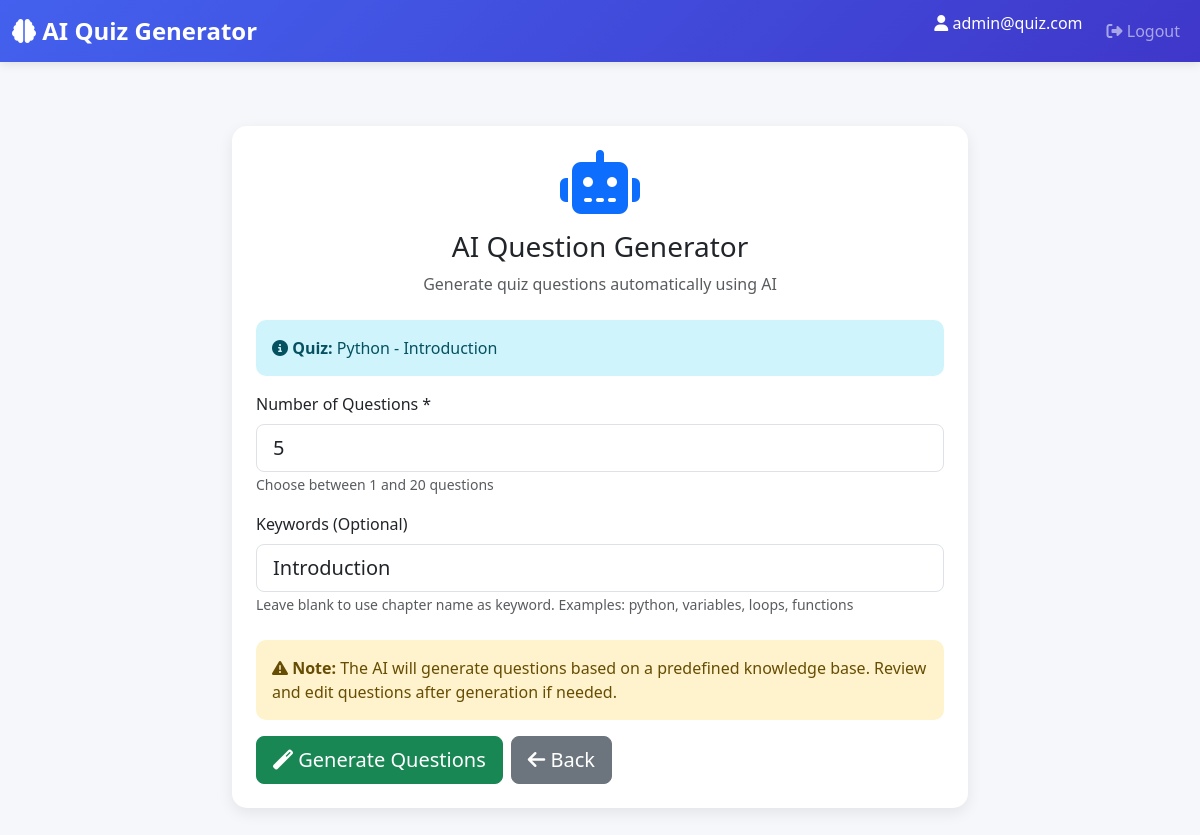
/admin/quiz/1/generate-ai (signed in), run on the app's committed database.
### models.py (models this page shows, shortened)
class User(db.Model):
    __tablename__ = 'users'
    id = db.Column(db.Integer, primary_key=True)
    username = db.Column(db.String(120), unique=True, nullable=False)
    password = db.Column(db.String(200), nullable=False)
    full_name = db.Column(db.String(100), nullable=False)
    qualification = db.Column(db.String(100))
    date_of_birth = db.Column(db.Date)
    is_admin = db.Column(db.Boolean, default=False)
    created_at = db.Column(db.DateTime, default=datetime.utcnow)
    scores = db.relationship('Score', backref='user', lazy=True, cascade='all, delete-orphan')

class Subject(db.Model):
    __tablename__ = 'subjects'
    id = db.Column(db.Integer, primary_key=True)
    name = db.Column(db.String(100), nullable=False)
    description = db.Column(db.Text)
    created_at = db.Column(db.DateTime, default=datetime.utcnow)
    chapters = db.relationship('Chapter', backref='subject', lazy=True, cascade='all, delete-orphan')

class Chapter(db.Model):
    __tablename__ = 'chapters'
    id = db.Column(db.Integer, primary_key=True)
    subject_id = db.Column(db.Integer, db.ForeignKey('subjects.id'), nullable=False)
    name = db.Column(db.String(100), nullable=False)
    description = db.Column(db.Text)
    created_at = db.Column(db.DateTime, default=datetime.utcnow)
    quizzes = db.relationship('Quiz', backref='chapter', lazy=True, cascade='all, delete-orphan')

### app.py (the view, shortened to what this page needs)
@app.route('/admin/quiz/<int:quiz_id>/generate-ai', methods=['GET', 'POST'])
@admin_required
def generate_ai_questions(quiz_id):
    quiz = Quiz.query.get_or_404(quiz_id)
    return render_template('generate_ai_questions.html', quiz=quiz)

### app.py (called while the page is built)
def admin_required(f):
    @wraps(f)
    def decorated_function(*args, **kwargs):
        if 'user_id' not in session:
            flash('Please login first', 'warning')
            return redirect(url_for('login'))
        user = User.query.get(session['user_id'])
        if not user or not user.is_admin:
            flash('Access denied. Admin only.', 'danger')
            return redirect(url_for('user_dashboard'))
        return f(*args, **kwargs)
    return decorated_function

### templates/generate_ai_questions.html (shortened to what this page needs)
{% extends "base.html" %}
{% block content %}
<div class="container py-5">
    <div class="row justify-content-center">
        <div class="col-md-8">
            <div class="card">
                <div class="card-body p-4">
                    <div class="text-center mb-4">
                        <i class="fas fa-robot fa-4x text-primary mb-3"></i>
                        <h3 class="card-title">AI Question Generator</h3>
                        <p class="text-muted">Generate quiz questions automatically using AI</p>
                    </div>
                    <div class="alert alert-info">
                        <i class="fas fa-info-circle"></i>
                        <strong>Quiz:</strong> {{ quiz.chapter.subject.name }} - {{ quiz.chapter.name }}
                    </div>
                    <form method="POST" action="{{ url_for('generate_ai_questions', quiz_id=quiz.id) }}">
                        <div class="mb-3">
                            <label for="num_questions" class="form-label">Number of Questions *</label>
                            <input type="number" class="form-control form-control-lg"
                                   id="num_questions" name="num_questions"
                                   min="1" max="20" value="5" required>
                            <small class="form-text text-muted">Choose between 1 and 20 questions</small>
                        </div>
                        <div class="mb-4">
                            <label for="keywords" class="form-label">Keywords (Optional)</label>
                            <input type="text" class="form-control form-control-lg"
                                   id="keywords" name="keywords"
                                   value="{{ quiz.chapter.name }}"
                                   placeholder="Enter keywords separated by commas">
                            <small class="form-text text-muted">
                                Leave blank to use chapter name as keyword.
                                Examples: python, variables, loops, functions
                            </small>
                        </div>
                        <div class="alert alert-warning">
                            <i class="fas fa-exclamation-triangle"></i>
                            <strong>Note:</strong> The AI will generate questions based on a predefined knowledge base.
                            Review and edit questions after generation if needed.
                        </div>
                        <div class="d-flex gap-2">
                            <button type="submit" class="btn btn-success btn-lg">
                                <i class="fas fa-magic"></i> Generate Questions
                            </button>
                            <a href="{{ url_for('manage_questions', quiz_id=quiz.id) }}" class="btn btn-secondary btn-lg">
                                <i class="fas fa-arrow-left"></i> Back
                            </a>
                        </div>
                    </form>
                </div>
            </div>
        </div>
    </div>
</div>
{% endblock %}

### templates/base.html (shortened to what this page needs)
<!DOCTYPE html>
<html lang="en">
<head>
    <link href="https://cdn.jsdelivr.net/npm/bootstrap@5.3.0/dist/css/bootstrap.min.css" rel="stylesheet">
    <link rel="stylesheet" href="https://cdnjs.cloudflare.com/ajax/libs/font-awesome/6.4.0/css/all.min.css">
</head>
<body>
    <nav class="navbar navbar-expand-lg navbar-dark">
        <div class="container-fluid">
            <a class="navbar-brand" href="{{ url_for('index') }}">
                <i class="fas fa-brain"></i> AI Quiz Generator
            </a>
            <div class="collapse navbar-collapse" id="navbarNav">
                <ul class="navbar-nav ms-auto">
                    {% if session.get('user_id') %}
                        <li class="nav-item">
                            <span class="navbar-text text-white me-3">
                                <i class="fas fa-user"></i> {{ session.get('username') }}
                            </span>
                        </li>
                        <li class="nav-item">
                            <a class="nav-link" href="{{ url_for('logout') }}">
                                <i class="fas fa-sign-out-alt"></i> Logout
                            </a>
                        </li>
                    {% endif %}
                </ul>
            </div>
        </div>
    </nav>
    {% block content %}{% endblock %}
</body>
</html>

### templates/base.html (style rules this page uses)
:root { --primary-color: #4361ee; --secondary-color: #3f37c9; --success-color: #06d6a0; --danger-color: #ef476f; --warning-color: #ffd166; --dark-color: #212529; --light-color: #f8f9fa; }
body { font-family: 'Segoe UI', Tahoma, Geneva, Verdana, sans-serif; background-color: #f5f7fa; }
.navbar { background: linear-gradient(135deg, var(--primary-color), var(--secondary-color)); box-shadow: 0 2px 10px rgba(0,0,0,0.1); }
.navbar-brand { font-weight: bold; font-size: 1.5rem; }
.card { border: none; border-radius: 15px; box-shadow: 0 5px 15px rgba(0,0,0,0.08); transition: transform 0.3s, box-shadow 0.3s; }
.alert { border: none; border-radius: 10px; }

### data on the page
User: get "admin@quiz.com"
Subject: chapter.subject.name "Python"
Chapter: chapter.name "Introduction", keywords "Introduction"
